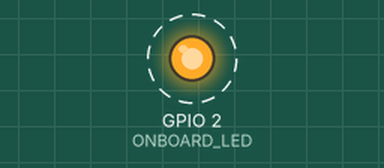
A sketch run on a simulated ESP8266 (NodeMCU). On the bench: output pins drawn as LEDs (lit = HIGH). Dashed ring = blinking.

Above: at 0.5 s.
Timing chart, 0 to 4.6 s (numbered marks = the images above):
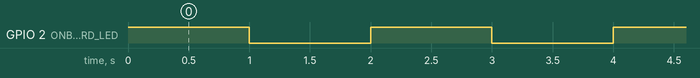

The sketch:

nodemcu_i2c.ino
```cpp
//Board PIN - Internal Pin
// D0       - GPIO 16
// D1       - GPIO 5
// D2       - GPIO 4
// D3       - GPIO 0
// D4       - GPIO 2
// D5       - GPIO 14
// D6       - GPIO 12
// D7       - GPIO 13
// D8       - GPIO 15

const int ONBOARD_LED = 2;
const int SDA_PIN = 4;
const int SCL_PIN = 5;

// the setup function runs once when you press reset or power the board
void setup() {
  // initialize digital pin LED_BUILTIN as an output.
  Serial.begin(115200);
  Wire.begin(SDA_PIN,SCL_PIN);

  pinMode(ONBOARD_LED, OUTPUT);
}

// the loop function runs over and over again forever
void loop() {
  digitalWrite(ONBOARD_LED, HIGH);   // turn the LED on (HIGH is the voltage level)
  delay(1000);                       // wait for a second
  digitalWrite(ONBOARD_LED, LOW);    // turn the LED off by making the voltage LOW
  delay(1000);                       // wait for a second
}
```

Measured:
- by itself, GPIO 2 (ONBOARD_LED): alternates HIGH for 1.0 s and LOW for 1.0 s
